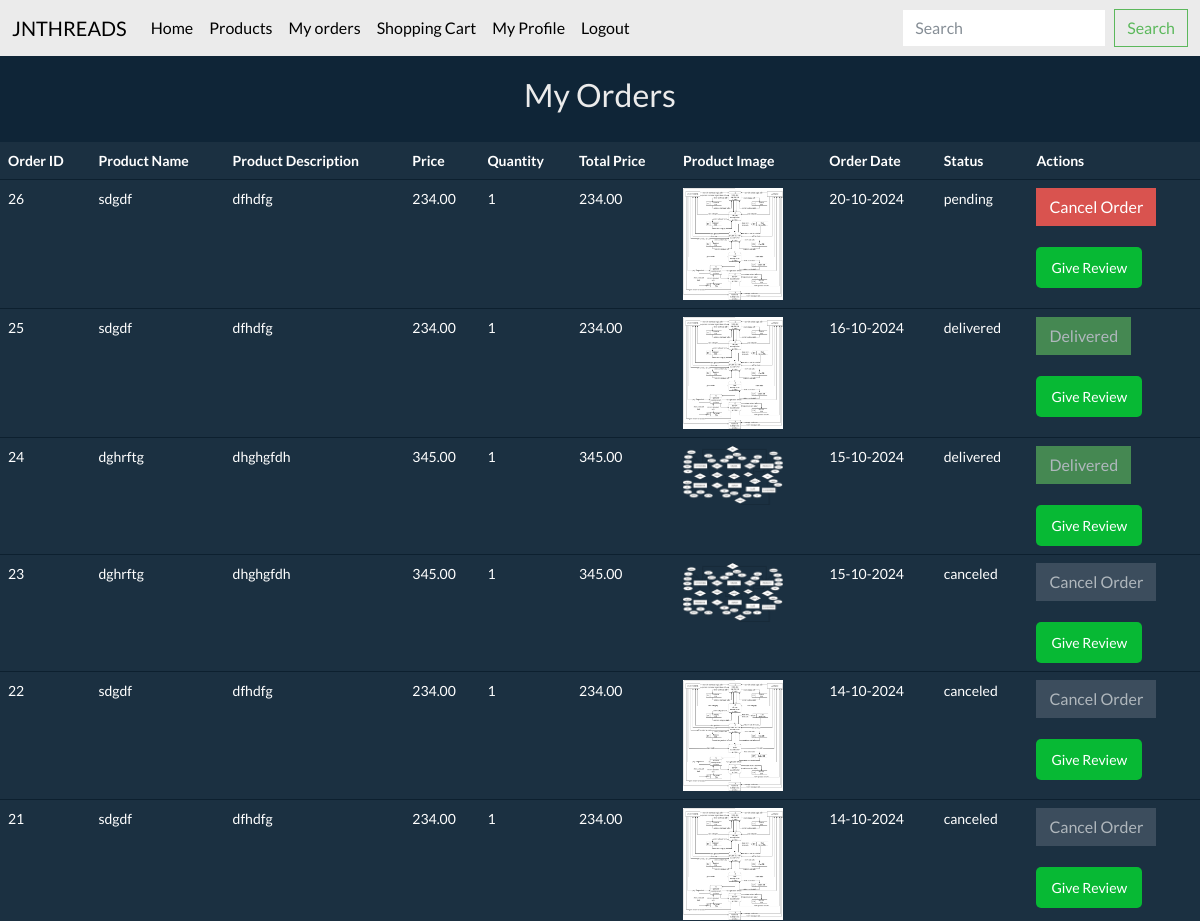
Page /customer/myorders.php (signed in, upper part) on the earlier database version.
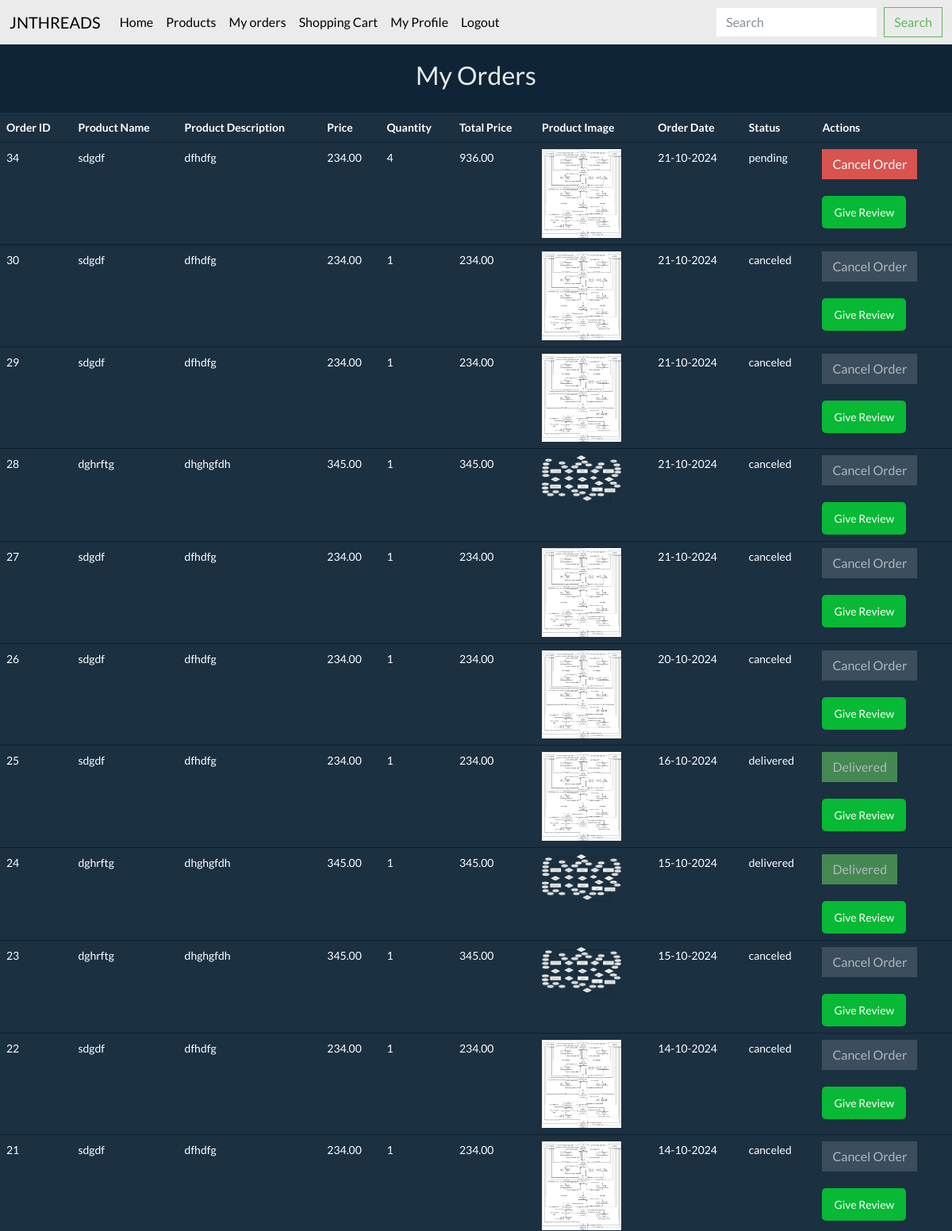
Same page on the later database version.
### tables this page shows
CREATE TABLE `orderitems` (
  `order_item_id` int(11) NOT NULL,
  `order_id` int(11) DEFAULT NULL,
  `product_id` int(11) DEFAULT NULL,
  `quantity` int(11) NOT NULL,
  `price` decimal(10,2) NOT NULL
);

CREATE TABLE `orders` (
  `order_id` int(11) NOT NULL,
  `cid` int(11) DEFAULT NULL,
  `total_price` decimal(10,2) NOT NULL,
  `status` enum('pending','shipped','delivered','canceled') DEFAULT 'pending',
  `created_at` timestamp NOT NULL DEFAULT current_timestamp(),
  `updated_at` timestamp NOT NULL DEFAULT current_timestamp() ON UPDATE current_timestamp()
);

CREATE TABLE `products` (
  `product_id` int(11) NOT NULL,
  `name` varchar(100) NOT NULL,
  `description` text DEFAULT NULL,
  `price` decimal(10,2) NOT NULL,
  `stock` int(11) NOT NULL,
  `category_id` int(11) DEFAULT NULL,
  `image_url` varchar(255) DEFAULT NULL,
  `created_at` timestamp NOT NULL DEFAULT current_timestamp(),
  `updated_at` timestamp NOT NULL DEFAULT current_timestamp() ON UPDATE current_timestamp()
);

### customer/myorders.php (the view, shortened to what this page needs)
<?php
include('../database/connection.php');
include('../customer/layout/cheader.php');
$customer_id = $_SESSION['cid'];
$order_query = "SELECT o.order_id, o.created_at AS order_date, o.total_price, o.status,
                oi.order_item_id, oi.quantity, oi.price AS item_price, p.product_id,
                p.name AS product_name, p.description AS product_description, p.image_url
                FROM orders o
                JOIN orderItems oi ON o.order_id = oi.order_id
                JOIN products p ON oi.product_id = p.product_id
                WHERE o.cid = ? ORDER BY o.order_id DESC;";
$stmt = $conn->prepare($order_query);
$stmt->bind_param('i', $customer_id);
$stmt->execute();
$result = $stmt->get_result();
?>
<div class="my-orders">
    <h2 style="text-align: center; padding: 20px;">My Orders</h2>
    <table class="table">
        <thead>
            <tr>
                <th>Order ID</th>
                <th>Product Name</th>
                <th>Product Description</th>
                <th>Price</th>
                <th>Quantity</th>
                <th>Total Price</th>
                <th>Product Image</th>
                <th>Order Date</th>
                <th>Status</th>
                <th>Actions</th>
            </tr>
        </thead>
        <tbody>
            <?php while ($order = $result->fetch_assoc()) { ?>
                <tr data-orderid="<?php echo htmlspecialchars($order['order_id']); ?>">
                    <td><?php echo htmlspecialchars($order['order_id']); ?></td>
                    <td><?php echo htmlspecialchars($order['product_name']); ?></td>
                    <td><?php echo htmlspecialchars($order['product_description']); ?></td>
                    <td><?php echo number_format($order['item_price'], 2); ?></td>
                    <td><?php echo htmlspecialchars($order['quantity']); ?></td>
                    <td><?php echo number_format($order['quantity'] * $order['item_price'], 2); ?></td>
                    <td><img src="<?php echo htmlspecialchars($order['image_url']); ?>" alt="Product Image" width="100"></td>
                    <td><?php echo date('d-m-Y', strtotime($order['order_date'])); ?></td>
                    <td><?php echo htmlspecialchars($order['status']); ?></td>
                    <td>
                        <?php if ($order['status'] == 'pending'): ?>
                            <button type="button" class="btn btn-danger cancelOrderBtn" data-orderid="<?php echo htmlspecialchars($order['order_id']); ?>">
                                Cancel Order
                            </button>
                        <?php elseif ($order['status'] == 'delivered'): ?>
                            <button class="btn btn-success" disabled>Delivered</button>
                        <?php else: ?>
                            <button type="button" class="btn btn-secondary" disabled>Cancel Order</button>
                        <?php endif; ?>
                        <br><br>
                        <form method="post" action="review.php?product_id=<?php echo htmlspecialchars($order['product_id']); ?>">
                            <input type="submit" value="Give Review" name="give_review"
                            style="background-color: #07b934; color: white; border-radius: 5px;
                            border: none; padding: 10px 15px; cursor: pointer;"
                            onmouseover="this.style.backgroundColor='#04a004';"
                            onmouseout="this.style.backgroundColor='#07b934';"
                            <?php if ($order['status'] != 'delivered') echo 'disabled'; ?> />
                        </form>
                    </td>
                </tr>
            <?php } ?>
        </tbody>
    </table>
</div>

### customer/layout/cheader.php (shortened to what this page needs)
<!doctype html>
<html lang="en">
<head>
    <link href="https://cdn.jsdelivr.net/npm/bootstrap@5.3.3/dist/css/bootstrap.min.css" rel="stylesheet">
    <link rel="stylesheet" href="css/bootstrap.min.css">
    <script src="https://cdn.jsdelivr.net/npm/bootstrap@5.3.3/dist/js/bootstrap.bundle.min.js"></script></head>
<body>
<nav class="navbar navbar-expand-lg bg-body-tertiary">
        <div class="container-fluid">
            <a class="navbar-brand" href="../dashboard.php">JNTHREADS</a>
            <div class="collapse navbar-collapse" id="navbarScroll">
                <ul class="navbar-nav me-auto my-2 my-lg-0 navbar-nav-scroll">
                    <li class="nav-item">
                        <a class="nav-link active" aria-current="page" href="../dashboard.php">Home</a>
                    </li>
                    <li class="nav-item">
                        <a class="nav-link active" aria-current="page" href="http://localhost/ecs/customer/view_product.php">Products</a>
                    </li>
                    <li class="nav-item">
                        <a class="nav-link active" aria-current="page" href="http://localhost/ecs/customer/myorders.php">My orders</a>
                    </li>
                    <li class="nav-item">
                        <a class="nav-link active" aria-current="page" href="http://localhost/ecs/customer/cart.php">Shopping Cart</a>
                    </li>
                    <li class="nav-item">
                        <a class="nav-link active" aria-current="page" href="http://localhost/ecs/customer/view_profile.php">My Profile</a>
                    </li>
                    <li class="nav-item">
                        <a class="nav-link active" aria-current="page" href="http://localhost/ecs//logout.php">Logout</a>
                    </li>
                </ul>
                <form class="d-flex" role="search">
                    <input class="form-control me-2" type="search" placeholder="Search" aria-label="Search">
                    <button class="btn btn-outline-success" type="submit">Search</button>
                </form>
            </div>
        </div>
    </nav>

Differences in the rows shown:
added orderitems: order.order_id "34", product.name "sdgdf", product.description "dfhdfg", price "234.00", quantity "4", $order['quantity'] * $order['item_price'] "936.00", product.image_url (picture), order.created_at "21-10-2024", order.status "pending"
added orders: give_review "Give Review"
added orderitems: order.order_id "30", product.name "sdgdf", product.description "dfhdfg", price "234.00", quantity "1", $order['quantity']*$order['item_price'] "234.00", product.image_url (picture), order.created_at "21-10-2024", order.status "canceled", shows "Cancel Order"
added orders: give_review "Give Review"
added orderitems: order.order_id "29", product.name "sdgdf", product.description "dfhdfg", price "234.00", quantity "1", $order['quantity']*$order['item_price'] "234.00", product.image_url (picture), order.created_at "21-10-2024", order.status "canceled", shows "Cancel Order"
added orders: give_review "Give Review"
added orderitems: order.order_id "28", product.name "dghrftg", product.description "dhghgfdh", price "345.00", quantity "1", $order['quantity']*$order['item_price'] "345.00", product.image_url (picture), order.created_at "21-10-2024", order.status "canceled", shows "Cancel Order"
added orders: give_review "Give Review"
added orderitems: order.order_id "27", product.name "sdgdf", product.description "dfhdfg", price "234.00", quantity "1", $order['quantity']*$order['item_price'] "234.00", product.image_url (picture), order.created_at "21-10-2024", order.status "canceled", shows "Cancel Order"
added orders: give_review "Give Review"
changed through a linked row, orderitems (number 6 of 11 on the later page): order.status "pending" → "canceled"
changed orders (number 6 of 11 on the later page): status "pending" → "canceled" (drawn)
